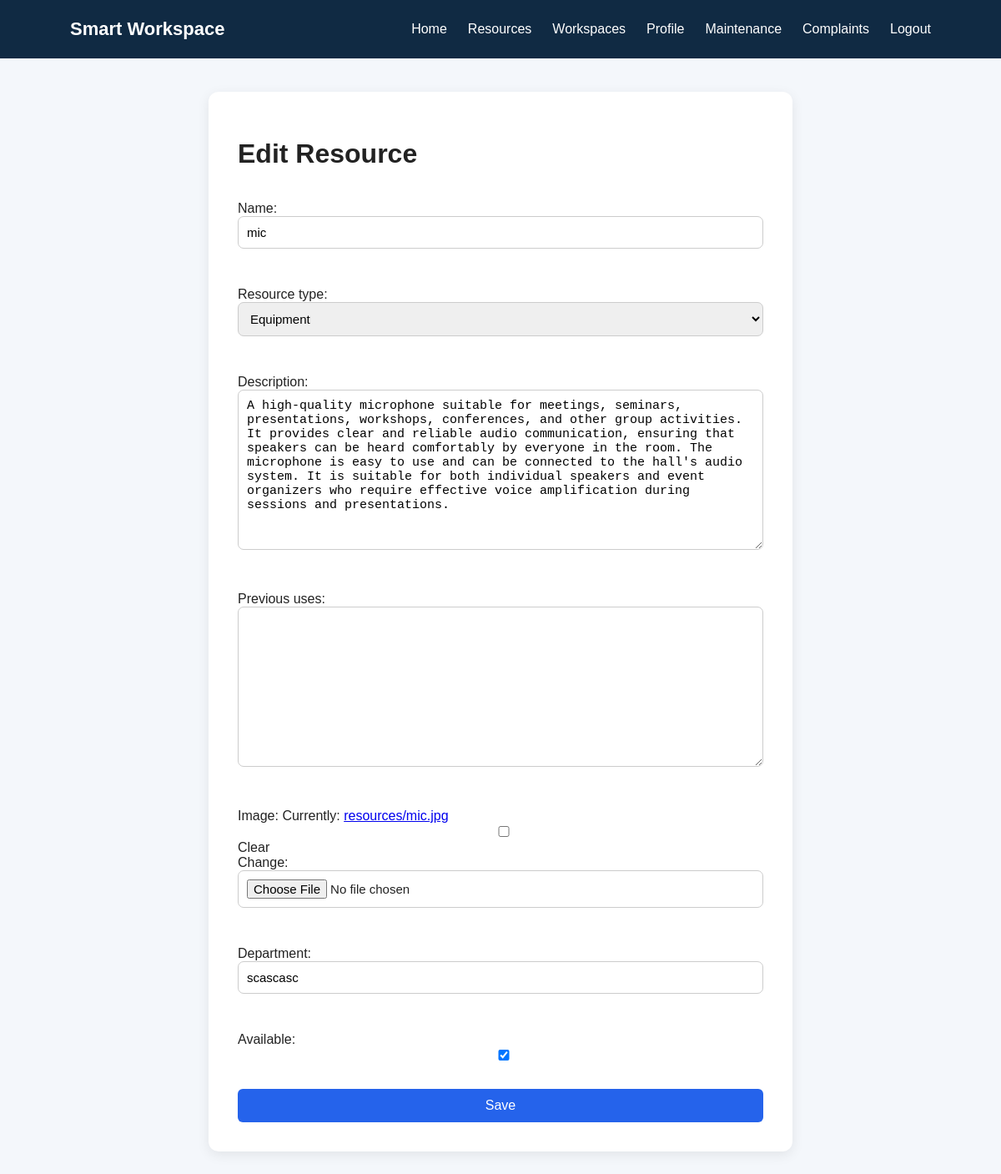
The app's page /admin-home/resources/1/edit/ (signed in) with its own data.
### workspace/models.py (models this page shows, shortened)
class Resource(models.Model):
    RESOURCE_TYPES = [
        ('Equipment', 'Equipment'),
        ('Projector', 'Projector'),
        ('Computer', 'Computer'),
        ('Other', 'Other'),
    ]
    name = models.CharField(max_length=100)
    resource_type = models.CharField(max_length=50, choices=RESOURCE_TYPES)
    description = models.TextField()
    previous_uses = models.TextField(blank=True)
    image = models.ImageField(upload_to='resources/', blank=True, null=True)
    department = models.CharField(max_length=100, blank=True)
    available = models.BooleanField(default=True)

### workspace/views.py (the view)
@staff_member_required
def admin_resource_edit(request, resource_id):
    from .forms import ResourceForm
    resource = get_object_or_404(
        Resource,
        id=resource_id
    )
    if request.method == 'POST':
        form = ResourceForm(
            request.POST,
            instance=resource
        )
        if form.is_valid():
            form.save()
            messages.success(
                request,
                'Resource updated successfully.'
            )
            return redirect('admin_resources')
    else:
        form = ResourceForm(
            instance=resource
        )
    return render(
        request,
        'workspace/admin_resource_form.html',
        {
            'form': form,
            'title': 'Edit Resource'
        }
    )

### workspace/forms.py
class ResourceForm(forms.ModelForm):
    class Meta:
        model = Resource
        fields = '__all__'

### workspace/templates/workspace/admin_resource_form.html (shortened to what this page needs)
{% extends 'workspace/base.html' %}
{% block content %}
<div class="form-box">
    <h1>{{ title }}</h1>
    <form method="POST">
        {{ form.as_p }}
        <button type="submit">
            Save
        </button>
    </form>
</div>
{% endblock %}

### workspace/static/workspace/style.css (style rules this page uses)
* { box-sizing: border-box; }
body { margin: 0; font-family: Arial, sans-serif; background: #f4f7fb; color: #222; }
form { display: flex; flex-direction: column; gap: 12px; }
input, select, textarea { padding: 13px; border: 1px solid #ccc; border-radius: 7px; font-size: 15px; }
button { padding: 14px; background: #102a43; color: white; border: none; border-radius: 7px; cursor: pointer; font-size: 16px; }

### workspace/templates/workspace/admin_resource_form.html (style rules this page uses)
.form-box { max-width: 700px; margin: 40px auto; background: white; padding: 35px; border-radius: 12px; box-shadow: 0 4px 15px rgba(0,0,0,0.08); }
.form-box p { margin-bottom: 18px; }
.form-box input, .form-box textarea, .form-box select { width: 100%; padding: 10px; box-sizing: border-box; }
.form-box button { padding: 11px 20px; background: #2563eb; color: white; border: none; border-radius: 6px; cursor: pointer; }

### records on screen
Resource: name "mic", resource_type "Equipment", description "A high-quality microphone suitable for meetings, seminars, presentations, workshops, conferences, and other group activities. It provides clear and reliable audio communication, ensuring that speakers can be heard comfortably by everyone in the room. The microphone is easy to use and can be connected to the hall's audio system. It is suitable for both individual speakers and event organizers who require effective voice amplification during sessions and presentations.", department "scascasc", available "☑"

### other values on screen
{{ title }} "Edit Resource"
